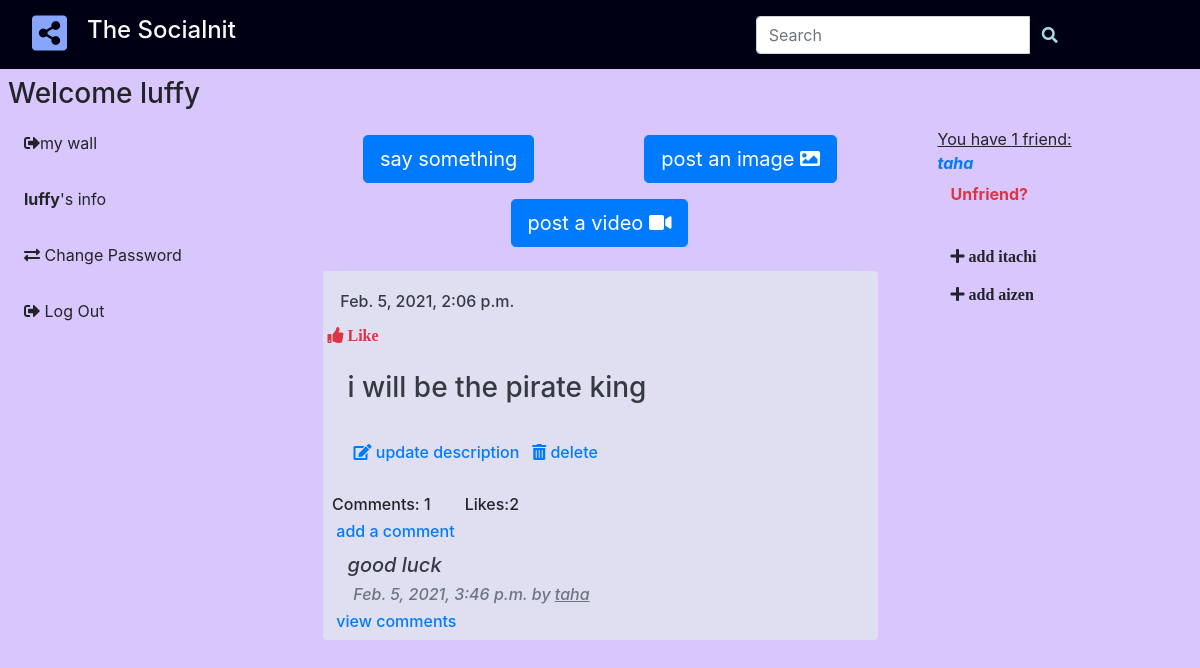
The page /9/wall/ (signed in) on the database its author committed.
### post/models.py (models this page shows, shortened)
class Post(models.Model):
    user = models.ForeignKey(User, related_name='post_created', on_delete=models.CASCADE)
    url = models.URLField(blank=True, null=True)
    text = models.TextField(blank=True, null=True)
    image = models.ImageField(upload_to='images/%Y/%m/%d/', blank=True, null=True)
    video = models.FileField(upload_to="video/%Y%m/%d/",blank=True, null=True)
    created = models.DateTimeField(auto_now_add=True, db_index=True)
    users_like = models.ManyToManyField(User,related_name='posts_liked',blank=True)
    class Meta:
        ordering = ('created',)
    def get_absolute_url(self):
        return reverse('post:post_detail', args=[self.id])

class Comment(models.Model):
    post = models.ForeignKey(Post, on_delete=models.CASCADE, related_name='comments')
    commenter = models.ForeignKey(User, on_delete=models.CASCADE, related_name='blog_comments')
    content = models.TextField(blank=True, null=True)
    created = models.DateTimeField(auto_now_add=True)
    updated = models.DateTimeField(auto_now=True)
    class Meta:
        ordering = ('-created',)

class Profile(models.Model):
    user = models.OneToOneField(User, on_delete=models.CASCADE)
    birthday = models.DateField(null=True,blank=True)
    photo = models.ImageField(null=True,blank=True)
    updated = models.DateTimeField(auto_now=True)
    created = models.DateTimeField(auto_now_add=True)
    friends = models.ManyToManyField(User, related_name='friends', blank=True)
    def get_all_friends(self):
        return self.friends.all()
    def get_count_friends(self):
        return self.friends.all().count()

### post/views.py (the view)
# urls.py: path('<int:user_id>/wall/', views.post_list, name='wall'),
def post_list(request, user_id=None):
    profile = get_object_or_404(Profile, user=request.user)
    friends = profile.friends.all()
    posts = Post.objects.filter(Q(user__in=friends) | Q(user=request.user))
    if user_id:
        user = User.objects.get(id=user_id)
        posts = Post.objects.filter(user=user).order_by('-created')
    all_profiles = Profile.objects.all().exclude(user=profile.user)
    profiles = profile.get_all_friends()
    rel_r = Relationship.objects.filter(sender=profile)
    rel_s = Relationship.objects.filter(receiver=profile)
    rel_receiver = []
    rel_sender = []
    for r in rel_r:
        rel_receiver.append(r.receiver.user)
    for s in rel_s:
        rel_sender.append(s.sender.user)
    nb_invitation = len(rel_sender)
    return render(request,'post/list.html',{
        'profile':profile,'profiles':profiles,'all_profiles':all_profiles,'posts': posts,
        'rel_sender':rel_sender,'rel_receiver':rel_receiver,'nb_invitation':nb_invitation})

### post/templates/post/list.html (shortened to what this page needs)
{% extends "post/base.html" %}
{% load static %}
{% load embed_video_tags %}
{% block content %}
{% if user.is_authenticated %}
<h3 class="p-2">Welcome {{user.username}} </h3>
<div class="row" >
  <div class="col-md-3">
    <ul class="nav flex-column" >
      <li><a class="dropdown-item " id="hovhov" href="{% url 'post:wall' user.id%}"> <i class="fas fa-sign-out-alt"></i>my
          wall</a></li>
          <br>
            <li><a class="dropdown-item" id="hovhov" href="{% url 'post:edit' %}"><b>{{ request.user.username }}</b>'s info </a></li>
            <br>
            <li><a class="dropdown-item " id="hovhov" href="{% url 'password_change' %}"> <i class="fas fa-exchange-alt"></i> Change Password</a></li>
            <br>
            <li><a class="dropdown-item " id="hovhov" href="{% url 'logout' %}"> <i class="fas fa-sign-out-alt"></i> Log Out</a></li>
          </ul>
  </div>
<div class="col-md-6 ">
<div class="form-group">
  <div class="input-group text-center nav-fill w-100">
      <a class="nav-link text-dark  font-weight-bold px-3" href="{% url 'post:create_post' %}?text">
        <button type="button" class="btn btn-primary btn-lg">say something </button>
      </a>
      <a class="nav-link text-dark  font-weight-bold px-3" href="{% url 'post:create_post' %}?image">
        <button type="button" class="btn btn-primary btn-lg">post an image <i class="fas fa-image"></i></button>
      </a>
      <a class="nav-link text-dark  font-weight-bold px-3" href="{% url 'post:create_post' %}?video">
        <button type="button" class="btn btn-primary btn-lg">post a video <i class="fas fa-video"></i></i></button>
      </a>
  </div>
</div>
{% endif %}
{% for post in posts %}
<div class="container">
  <div class="row">
    <div class="col-9 mx-auto col-md-6 col-lg-12">
      <div class="card mb-2" style="border-color: transparent; background: #dfdff1">
        <div class="p-2">
        </div>
        <div class="p-1">
          <a class="text-decoration-none text-dark" href="{{post.get_absolute_url}}">
            <h6 class="card-img-top ">&nbsp;&nbsp; {{ post.created }}</h6>
          </a>
        </div>
        {% if request.user not in post.users_like.all %}
          <a href="{% url 'post:post_detail' post.id %}?like"> <i class="fas fa-thumbs-up text-danger p-1"> Like </i></a>
        {% else %}
          <a href="{{post.get_absolute_url}}?unlike"> <i class="fas fa-thumbs-down text-secondary p-1"> Unlike</i></a>
        {% endif %}
        {%if post.text%}
        <div class="p-4">
          <a class="text-decoration-none text-dark" href="{{post.get_absolute_url}}">
            <h3 class="card-img-top" width='600'>{{ post.text }}</h3>
          </a>
        </div>
        {% endif %}
        {%if post.user == request.user%}
        {%if post.text and not post.video and not post.image%}
        <h6 id="comment"><a  href="{%url 'post:update_post' post.id%}?text" class="text-decoration-none  "><i class="fas fa-edit pt-2"></i> update description</a>&nbsp;&nbsp;
          {%endif%}
          <a href="{%url 'post:delete_post' post.id%}" class="text-decoration-none"><i class="fas fa-trash-alt"></i> delete </a></h6>
        {% endif %}
        <br>
        <h6>&nbsp; Comments: {{post.comments.count}} &nbsp;&nbsp;&nbsp;&nbsp;&nbsp;&nbsp; Likes:{{post.users_like.count}}</h6>
        <a href="{{post.get_absolute_url}}" class="text-decoration-none"><h6>&nbsp;&nbsp; add a comment</h6></a>
        {%for c in post.comments.all|slice:'2' %}
        <h6 class="font-weight-bold mb-0 text-secondary" style="margin-left: 20px;" >
        <h5 class="text-dark  mb-0 pt-1 mb-2" style="margin-left: 20px;">
          <i>  {{ c.content }}</i></h5>
          <h6 class="date text-secondary">
            <i>  &nbsp;&nbsp;&nbsp;&nbsp;&nbsp;&nbsp; {{ c.created }} by <u>{{ c.commenter }}</u></i>
           </h6>
        {% endfor %}
        <a href="{{post.get_absolute_url}}" class="text-decoration-none"><h6>&nbsp;&nbsp; view comments</h6></a>
      </div>
    </div>
  </div>
</div>
{% endfor %}
</div>
<div class="col-md-3 ">
  <div class="container">
  <div class="">
      <div class="">
          {%if profile.get_count_friends > 0 %}
            <u>You have {{profile.get_count_friends}} friend{{profile.get_count_friends|pluralize}}:</u>
              <br>
              {%for friend in profiles%}
              <a class="text-primary" href="{% url 'post:wall' friend.id %}"><b><i>{{friend}}</i></b> </a>
                  <form action="{% url 'post:unfriend' %}" method="post">
                        <button type="submit" class="btn text-danger" and style="background-color:transparent"><b>Unfriend?</b></button>
                </form>
                  <br>
              {%endfor%}
          {%endif%}
      </div>
  </div>
              {%for profile in all_profiles%}
                  {% if profile.user not in rel_receiver and profile.user not in rel_sender and profile.user not in profile.friends.all%}
                  <form action="{% url 'post:send_invitation' %}" method="post">
                          <button type="submit" class="btn" and style="background-color:transparent">
                            <i class="fas fa-plus"> add {{profile.user}}</i>
                          </button>
                  </form>
                  {%endif%}
                  {%endfor%}
      </div>
  </div>
</div>
{% endblock %}

### post/static/css/post.css (style rules this page uses)
#comment { margin-left: 30px; }
.body { background-color: rgb(216, 198, 252); }
* { box-sizing: border-box; }

### rows shown on the page
Post: created "Feb. 5, 2021, 2:06 p.m.", shows "Like", text "i will be the pirate king", video "update description", shows "delete", comments.count "1", users_like.count "2"
Comment: content "good luck", created "Feb. 5, 2021, 3:46 p.m.", commenter "taha"
Profile: get_count_friends "1"
Profile: user "itachi"
Profile: user "aizen"

### other values the page prints
{{ user.username }} "luffy"
{{ request.user.username }} "luffy"
{{ friend }} "taha"
